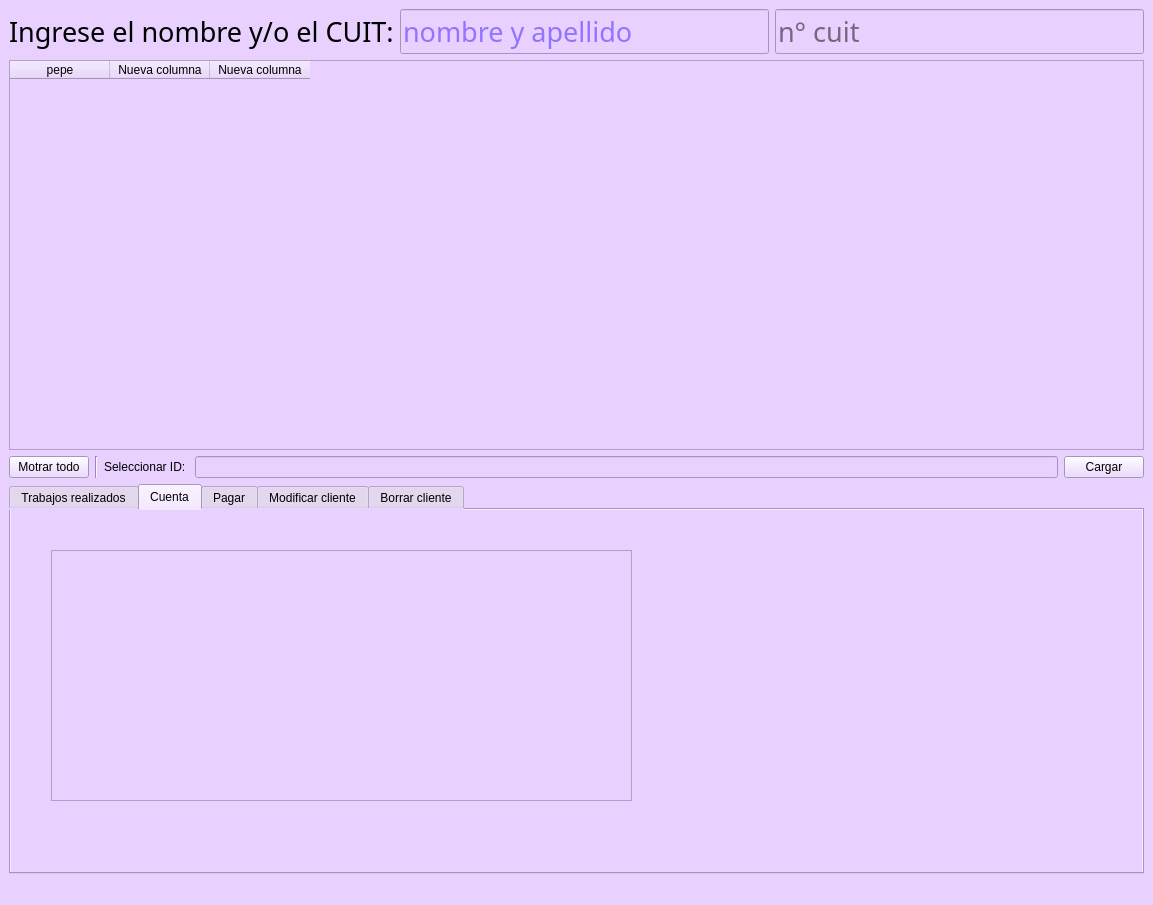
<?xml version="1.0" encoding="UTF-8"?>
<ui version="4.0">
 <class>Buscarclientes</class>
 <widget class="QMainWindow" name="Buscarclientes">
  <property name="geometry">
   <rect>
    <x>0</x>
    <y>0</y>
    <width>1153</width>
    <height>905</height>
   </rect>
  </property>
  <property name="windowTitle">
   <string>MainWindow</string>
  </property>
  <property name="styleSheet">
   <string notr="true">background-color: rgb(232, 208, 255);
font: 20pt &quot;Century Gothic&quot;;</string>
  </property>
  <widget class="QWidget" name="centralwidget">
   <layout class="QVBoxLayout" name="verticalLayout_2">
    <item>
     <layout class="QVBoxLayout" name="verticalLayout">
      <item>
       <layout class="QHBoxLayout" name="horizontalLayout_2">
        <item>
         <widget class="QLabel" name="label_5">
          <property name="font">
           <font>
            <family>Century Gothic</family>
            <pointsize>20</pointsize>
            <weight>50</weight>
            <italic>false</italic>
            <bold>false</bold>
           </font>
          </property>
          <property name="text">
           <string>Ingrese el nombre y/o el CUIT:</string>
          </property>
         </widget>
        </item>
        <item>
         <layout class="QHBoxLayout" name="horizontalLayout">
          <item>
           <layout class="QHBoxLayout" name="horizontalLayout_8">
            <item>
             <widget class="QLineEdit" name="lineEdit">
              <property name="font">
               <font>
                <family>Century Gothic</family>
                <pointsize>20</pointsize>
                <weight>50</weight>
                <italic>false</italic>
                <bold>false</bold>
               </font>
              </property>
              <property name="styleSheet">
               <string notr="true">color: rgb(58, 23, 255);</string>
              </property>
              <property name="placeholderText">
               <string>nombre y apellido</string>
              </property>
             </widget>
            </item>
           </layout>
          </item>
          <item>
           <layout class="QHBoxLayout" name="horizontalLayout_9">
            <item>
             <widget class="QLineEdit" name="lineEdit_3">
              <property name="font">
               <font>
                <family>Century Gothic</family>
                <pointsize>20</pointsize>
                <weight>50</weight>
                <italic>false</italic>
                <bold>false</bold>
               </font>
              </property>
              <property name="placeholderText">
               <string>n° cuit</string>
              </property>
             </widget>
            </item>
           </layout>
          </item>
         </layout>
        </item>
       </layout>
      </item>
      <item>
       <widget class="QTableWidget" name="tableWidget">
        <property name="enabled">
         <bool>true</bool>
        </property>
        <property name="editTriggers">
         <set>QAbstractItemView::NoEditTriggers</set>
        </property>
        <column>
         <property name="text">
          <string>pepe</string>
         </property>
        </column>
        <column>
         <property name="text">
          <string>Nueva columna</string>
         </property>
        </column>
        <column>
         <property name="text">
          <string>Nueva columna</string>
         </property>
        </column>
       </widget>
      </item>
      <item>
       <layout class="QHBoxLayout" name="horizontalLayout_3">
        <item>
         <widget class="QPushButton" name="pushButton">
          <property name="text">
           <string>Motrar todo</string>
          </property>
         </widget>
        </item>
        <item>
         <widget class="Line" name="line">
          <property name="orientation">
           <enum>Qt::Vertical</enum>
          </property>
         </widget>
        </item>
        <item>
         <widget class="QLabel" name="label">
          <property name="text">
           <string>Seleccionar ID: </string>
          </property>
         </widget>
        </item>
        <item>
         <widget class="QLineEdit" name="lineEdit_2"/>
        </item>
        <item>
         <widget class="QPushButton" name="pushButton_2">
          <property name="text">
           <string>Cargar</string>
          </property>
         </widget>
        </item>
       </layout>
      </item>
      <item>
       <widget class="QTabWidget" name="tabWidget">
        <property name="styleSheet">
         <string notr="true">font: 12pt &quot;MS Shell Dlg 2&quot;;</string>
        </property>
        <property name="currentIndex">
         <number>1</number>
        </property>
        <widget class="QWidget" name="tab">
         <attribute name="title">
          <string>Trabajos realizados</string>
         </attribute>
        </widget>
        <widget class="QWidget" name="tab_2">
         <attribute name="title">
          <string>Cuenta</string>
         </attribute>
         <widget class="QTableWidget" name="tableWidget_2">
          <property name="geometry">
           <rect>
            <x>40</x>
            <y>40</y>
            <width>581</width>
            <height>251</height>
           </rect>
          </property>
         </widget>
        </widget>
        <widget class="QWidget" name="tab_3">
         <attribute name="title">
          <string>Pagar</string>
         </attribute>
         <widget class="QLabel" name="label_3">
          <property name="geometry">
           <rect>
            <x>20</x>
            <y>20</y>
            <width>339</width>
            <height>33</height>
           </rect>
          </property>
          <property name="text">
           <string>Ingrese el monto a pagar:</string>
          </property>
         </widget>
         <widget class="QLineEdit" name="montoPago">
          <property name="geometry">
           <rect>
            <x>50</x>
            <y>70</y>
            <width>270</width>
            <height>40</height>
           </rect>
          </property>
         </widget>
         <widget class="QPushButton" name="btnPagar">
          <property name="geometry">
           <rect>
            <x>440</x>
            <y>70</y>
            <width>152</width>
            <height>41</height>
           </rect>
          </property>
          <property name="text">
           <string>PAGAR</string>
          </property>
         </widget>
         <widget class="QLabel" name="labelRta">
          <property name="geometry">
           <rect>
            <x>680</x>
            <y>70</y>
            <width>321</width>
            <height>33</height>
           </rect>
          </property>
          <property name="text">
           <string/>
          </property>
         </widget>
        </widget>
        <widget class="QWidget" name="tab_4">
         <attribute name="title">
          <string>Modificar cliente</string>
         </attribute>
         <layout class="QVBoxLayout" name="verticalLayout_4">
          <item>
           <layout class="QVBoxLayout" name="verticalLayout_3">
            <item>
             <layout class="QHBoxLayout" name="horizontalLayout_4">
              <item>
               <widget class="QLabel" name="label_11">
                <property name="font">
                 <font>
                  <family>Century Gothic</family>
                  <pointsize>20</pointsize>
                  <weight>50</weight>
                  <italic>false</italic>
                  <bold>false</bold>
                 </font>
                </property>
                <property name="styleSheet">
                 <string notr="true">font: 20pt &quot;Century Gothic&quot;;</string>
                </property>
                <property name="text">
                 <string>&lt;html&gt;&lt;head/&gt;&lt;body&gt;&lt;p&gt;&lt;span style=&quot; font-size:14pt;&quot;&gt;Nombre y apellido:&lt;/span&gt;&lt;/p&gt;&lt;/body&gt;&lt;/html&gt;</string>
                </property>
               </widget>
              </item>
              <item>
               <widget class="QLineEdit" name="lineEdit_4"/>
              </item>
             </layout>
            </item>
            <item>
             <layout class="QHBoxLayout" name="horizontalLayout_5">
              <item>
               <widget class="QLabel" name="label_4">
                <property name="font">
                 <font>
                  <family>Century Gothic</family>
                  <pointsize>20</pointsize>
                  <weight>50</weight>
                  <italic>false</italic>
                  <bold>false</bold>
                 </font>
                </property>
                <property name="styleSheet">
                 <string notr="true">font: 20pt &quot;Century Gothic&quot;;</string>
                </property>
                <property name="text">
                 <string>&lt;html&gt;&lt;head/&gt;&lt;body&gt;&lt;p&gt;&lt;span style=&quot; font-size:14pt;&quot;&gt;Número de documento:&lt;/span&gt;&lt;/p&gt;&lt;/body&gt;&lt;/html&gt;</string>
                </property>
               </widget>
              </item>
              <item>
               <widget class="QLineEdit" name="lineEdit_5"/>
              </item>
             </layout>
            </item>
            <item>
             <layout class="QHBoxLayout" name="horizontalLayout_6">
              <item>
               <widget class="QLabel" name="label_6">
                <property name="font">
                 <font>
                  <family>Century Gothic</family>
                  <pointsize>20</pointsize>
                  <weight>50</weight>
                  <italic>false</italic>
                  <bold>false</bold>
                 </font>
                </property>
                <property name="styleSheet">
                 <string notr="true">font: 20pt &quot;Century Gothic&quot;;</string>
                </property>
                <property name="text">
                 <string>&lt;html&gt;&lt;head/&gt;&lt;body&gt;&lt;p&gt;&lt;span style=&quot; font-size:14pt;&quot;&gt;Número de CUIT:&lt;/span&gt;&lt;/p&gt;&lt;/body&gt;&lt;/html&gt;</string>
                </property>
               </widget>
              </item>
              <item>
               <widget class="QLineEdit" name="lineEdit_6"/>
              </item>
             </layout>
            </item>
            <item>
             <layout class="QHBoxLayout" name="horizontalLayout_7">
              <item>
               <widget class="QLabel" name="label_7">
                <property name="font">
                 <font>
                  <family>Century Gothic</family>
                  <pointsize>20</pointsize>
                  <weight>50</weight>
                  <italic>false</italic>
                  <bold>false</bold>
                 </font>
                </property>
                <property name="styleSheet">
                 <string notr="true">font: 20pt &quot;Century Gothic&quot;;</string>
                </property>
                <property name="text">
                 <string>&lt;html&gt;&lt;head/&gt;&lt;body&gt;&lt;p&gt;&lt;span style=&quot; font-size:14pt;&quot;&gt;Número de celular o teléfono:&lt;/span&gt;&lt;/p&gt;&lt;/body&gt;&lt;/html&gt;</string>
                </property>
               </widget>
              </item>
              <item>
               <widget class="QLineEdit" name="lineEdit_7"/>
              </item>
             </layout>
            </item>
            <item>
             <layout class="QHBoxLayout" name="horizontalLayout_10">
              <item>
               <widget class="QLabel" name="label_8">
                <property name="font">
                 <font>
                  <family>Century Gothic</family>
                  <pointsize>20</pointsize>
                  <weight>50</weight>
                  <italic>false</italic>
                  <bold>false</bold>
                 </font>
                </property>
                <property name="styleSheet">
                 <string notr="true">font: 20pt &quot;Century Gothic&quot;;</string>
                </property>
                <property name="text">
                 <string>&lt;html&gt;&lt;head/&gt;&lt;body&gt;&lt;p&gt;&lt;span style=&quot; font-size:14pt;&quot;&gt;Dirección:&lt;/span&gt;&lt;/p&gt;&lt;/body&gt;&lt;/html&gt;</string>
                </property>
               </widget>
              </item>
              <item>
               <widget class="QLineEdit" name="lineEdit_8"/>
              </item>
             </layout>
            </item>
            <item>
             <layout class="QHBoxLayout" name="horizontalLayout_11">
              <item>
               <widget class="QLabel" name="label_10">
                <property name="font">
                 <font>
                  <family>Century Gothic</family>
                  <pointsize>20</pointsize>
                  <weight>50</weight>
                  <italic>false</italic>
                  <bold>false</bold>
                 </font>
                </property>
                <property name="styleSheet">
                 <string notr="true">font: 20pt &quot;Century Gothic&quot;;</string>
                </property>
                <property name="text">
                 <string>&lt;html&gt;&lt;head/&gt;&lt;body&gt;&lt;p&gt;&lt;span style=&quot; font-size:14pt;&quot;&gt;Localidad:&lt;/span&gt;&lt;/p&gt;&lt;/body&gt;&lt;/html&gt;</string>
                </property>
               </widget>
              </item>
              <item>
               <widget class="QLineEdit" name="lineEdit_9"/>
              </item>
             </layout>
            </item>
            <item>
             <layout class="QHBoxLayout" name="horizontalLayout_12">
              <item>
               <widget class="QLabel" name="label_9">
                <property name="font">
                 <font>
                  <family>Century Gothic</family>
                  <pointsize>20</pointsize>
                  <weight>50</weight>
                  <italic>false</italic>
                  <bold>false</bold>
                 </font>
                </property>
                <property name="styleSheet">
                 <string notr="true">font: 20pt &quot;Century Gothic&quot;;</string>
                </property>
                <property name="text">
                 <string>&lt;html&gt;&lt;head/&gt;&lt;body&gt;&lt;p&gt;&lt;span style=&quot; font-size:14pt;&quot;&gt;Sexo:&lt;/span&gt;&lt;/p&gt;&lt;/body&gt;&lt;/html&gt;</string>
                </property>
               </widget>
              </item>
              <item>
               <widget class="QComboBox" name="sexo">
                <property name="styleSheet">
                 <string notr="true">font: 14pt &quot;MS Shell Dlg 2&quot;;</string>
                </property>
                <item>
                 <property name="text">
                  <string>MASCULINO</string>
                 </property>
                </item>
                <item>
                 <property name="text">
                  <string>FEMENINO</string>
                 </property>
                </item>
               </widget>
              </item>
             </layout>
            </item>
           </layout>
          </item>
          <item>
           <widget class="QPushButton" name="pushButton_3">
            <property name="text">
             <string>GUARDAR</string>
            </property>
           </widget>
          </item>
         </layout>
        </widget>
        <widget class="QWidget" name="tab_5">
         <attribute name="title">
          <string>Borrar cliente</string>
         </attribute>
         <widget class="QLabel" name="label_2">
          <property name="geometry">
           <rect>
            <x>20</x>
            <y>30</y>
            <width>873</width>
            <height>33</height>
           </rect>
          </property>
          <property name="text">
           <string>¿Está seguro de que desea eliminar este cliente y todos sus datos?</string>
          </property>
         </widget>
         <widget class="QPushButton" name="btnBorraCli">
          <property name="geometry">
           <rect>
            <x>110</x>
            <y>90</y>
            <width>152</width>
            <height>41</height>
           </rect>
          </property>
          <property name="text">
           <string>SI</string>
          </property>
         </widget>
         <widget class="QPushButton" name="btnNoBorraCli">
          <property name="geometry">
           <rect>
            <x>560</x>
            <y>90</y>
            <width>152</width>
            <height>41</height>
           </rect>
          </property>
          <property name="text">
           <string>NO</string>
          </property>
         </widget>
         <widget class="QLabel" name="label_12">
          <property name="geometry">
           <rect>
            <x>326</x>
            <y>162</y>
            <width>171</width>
            <height>41</height>
           </rect>
          </property>
          <property name="text">
           <string/>
          </property>
         </widget>
        </widget>
       </widget>
      </item>
     </layout>
    </item>
   </layout>
  </widget>
  <widget class="QStatusBar" name="statusbar"/>
 </widget>
 <resources/>
 <connections/>
</ui>
